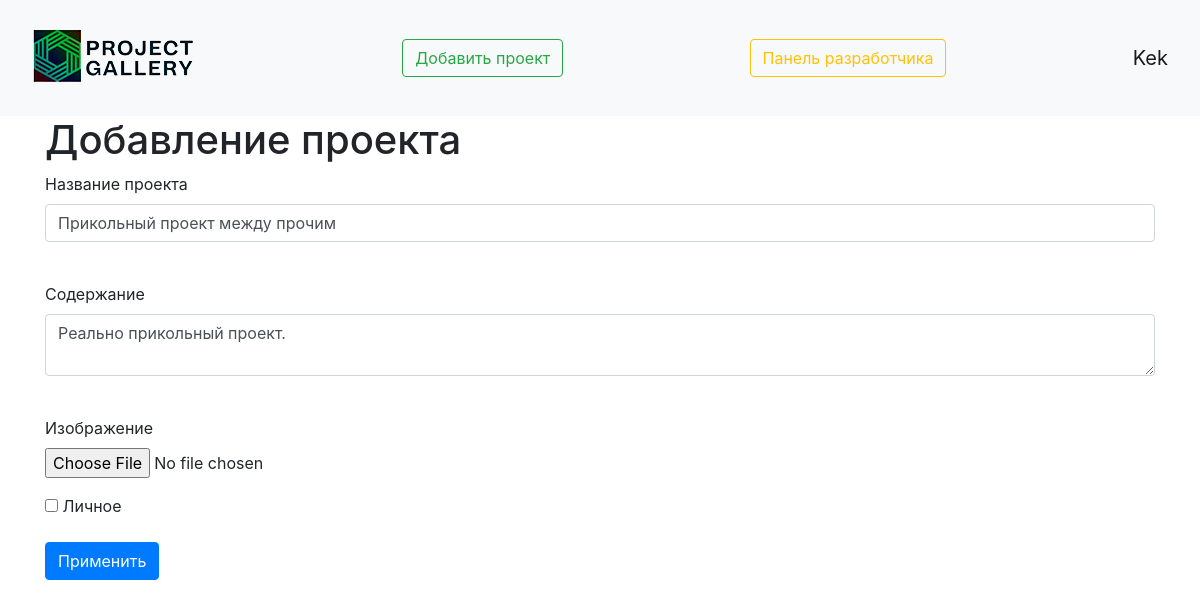
The page /projects/8 (signed in) on the database its author committed.
### data/user.py (models this page shows, shortened)
class User(SqlAlchemyBase, UserMixin, SerializerMixin):
    __tablename__ = 'users'
    id = sqlalchemy.Column(sqlalchemy.Integer,
                           primary_key=True, autoincrement=True)
    name = sqlalchemy.Column(sqlalchemy.String, nullable=True)
    about = sqlalchemy.Column(sqlalchemy.String, nullable=True)
    email = sqlalchemy.Column(sqlalchemy.String,
                              index=True, unique=True, nullable=True)
    hashed_password = sqlalchemy.Column(sqlalchemy.String, nullable=True)
    created_date = sqlalchemy.Column(sqlalchemy.DateTime,
                                     default=datetime.datetime.now)
    is_developer = sqlalchemy.Column(sqlalchemy.Boolean, nullable=True, default=False)
    projects = orm.relation("Projects", back_populates='user')
    likes = sqlalchemy.ARRAY(sqlalchemy.Integer)
    dislikes = sqlalchemy.ARRAY(sqlalchemy.Integer)

### data/projects.py (models this page shows)
class Projects(SqlAlchemyBase, SerializerMixin):
    __tablename__ = 'projects'
    id = sqlalchemy.Column(sqlalchemy.Integer,
                           primary_key=True, autoincrement=True)
    title = sqlalchemy.Column(sqlalchemy.String, nullable=True)
    content = sqlalchemy.Column(sqlalchemy.String, nullable=True)
    created_date = sqlalchemy.Column(sqlalchemy.DateTime,
                                     default=datetime.datetime.now)
    is_private = sqlalchemy.Column(sqlalchemy.Boolean, default=True)
    is_confirmed = sqlalchemy.Column(sqlalchemy.Boolean, nullable=True, default=False)
    is_deleted = sqlalchemy.Column(sqlalchemy.Boolean, nullable=True, default=False)
    image = sqlalchemy.Column()
    like = sqlalchemy.Column(sqlalchemy.Integer, default=0)
    dislike = sqlalchemy.Column(sqlalchemy.Integer, default=0)
    user_id = sqlalchemy.Column(sqlalchemy.Integer,
                                sqlalchemy.ForeignKey("users.id"))
    user = orm.relation('User')

### main.py (the view, shortened to what this page needs)
@app.route('/projects/<int:id>', methods=['GET', 'POST'])
@login_required
def edit_projects(id):
    form = ProjectsForm()
    if request.method == "GET":
        db_sess = db_session.create_session()
        projects = db_sess.query(Projects).filter(Projects.id == id).first()
        if projects.is_confirmed:
            projects.is_confirmed = False
        if projects:
            form.title.data = projects.title
            form.content.data = projects.content
            form.is_private.data = projects.is_private
        else:
            abort(404)
    return render_template('projects.html',
                           title='Редактирование проекта',
                           form=form
                           )

### forms/projects.py
class ProjectsForm(FlaskForm):
    title = StringField('Название проекта', validators=[DataRequired()])
    content = TextAreaField("Содержание")
    is_private = BooleanField("Личное")
    image = FileField('Изображение')
    submit = SubmitField('Применить')

### data/db_session.py (called while the page is built)
def create_session() -> Session:
    global __factory
    return __factory()

### main.py (called while the page is built)
@login_manager.user_loader
def load_user(user_id):
    db_sess = db_session.create_session()
    return db_sess.query(User).get(user_id)

### templates/projects.html (shortened to what this page needs)
{% extends "base.html" %}
{% block content %}
<h1>Добавление проекта</h1>
<form action="" method="post" enctype="multipart/form-data" novalidate>
    <p>
        {{ form.title.label }}<br>
        {{ form.title(class="form-control") }}<br>
    </p>
    <p>
        {{ form.content.label }}<br>
        {{ form.content(class="form-control") }}<br>
    </p>
    <p>
        {{ form.image.label() }}<br>
        {{ form.image() }}<br>
    </p>
    <p>{{ form.is_private() }} {{ form.is_private.label }}</p>
    <p>{{ form.submit(type="submit", class="btn btn-primary") }}</p>
</form>
{% endblock %}

### templates/base.html (shortened to what this page needs)
<!doctype html>
<html lang="en">
<head>
    <link rel="stylesheet"
          href="https://stackpath.bootstrapcdn.com/bootstrap/4.4.1/css/bootstrap.min.css"
>
</head>
<body>
<header>
    <nav class="navbar navbar-light bg-light">
        <a href="/"><img src="/static/img/small_logo2.png" alt="здесь должна была быть картинка, но не нашлась"></a>
        <a href="projects" class="btn btn-outline-success">Добавить проект</a>
        {% if current_user.is_developer %}
        <a href="/developer_panel" class="btn btn-outline-warning">
            Панель разработчика
        </a>
        {% endif %}
        {% if current_user.is_authenticated %}
    <a class="navbar-brand" href="/user_profile">{{ current_user.name }}</a>
{% else %}
    <p>
        <a class="btn btn-primary " href="/register">Зарегистрироваться</a>
        <a class="btn btn-success" href="/login">Войти</a>
    </p>
{% endif %}
    </nav>
</header>
<main role="main" class="container">
    {% block content %}{% endblock %}
</main>
</body>
</html>

### rows shown on the page
User: name "Kek"
Projects: title "Прикольный проект между прочим", content "Реально прикольный проект."
